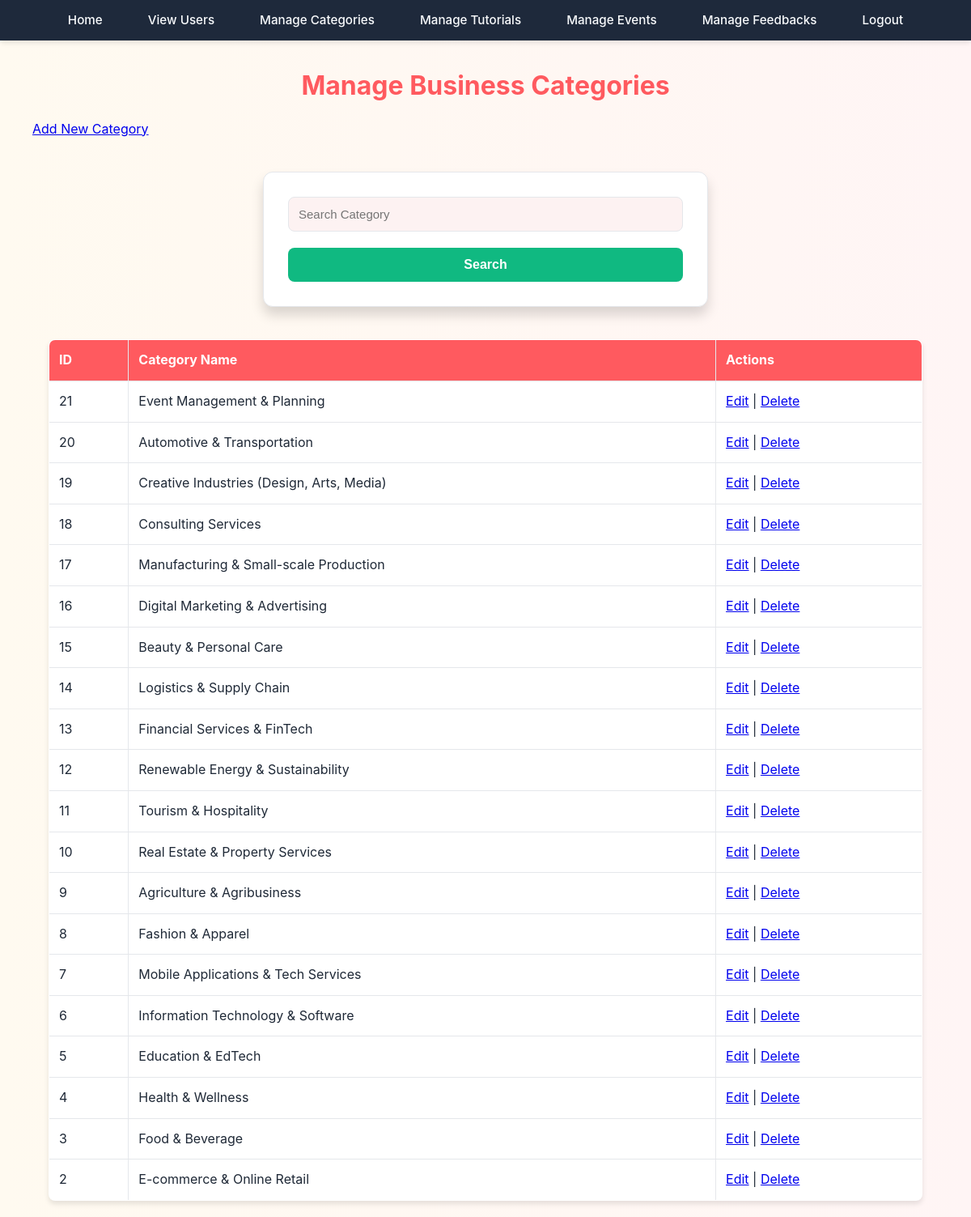
Screenshot of /admin/manage_categories.php (signed in) with the database file from the repository.
### tables this page shows
CREATE TABLE `categories` (
  `category_id` int(11) NOT NULL,
  `category_name` varchar(150) DEFAULT NULL
);

### admin/manage_categories.php (the view, shortened to what this page needs)
<?php
include "config.php";
$searchQuery = "";
$categories = mysqli_query($conn, "SELECT * FROM categories $searchQuery ORDER BY category_id DESC");
?>
<!DOCTYPE html>
<html>
<head>
    <link rel="stylesheet" href="../CSS/style.css">
</head>
<body>
    <?php include('navbar.php'); ?>
    <div>
        <h2>Manage Business Categories</h2>
        <a href="add_category.php" style="margin:40px;">Add New Category</a>
        <form method="get">
            <input type="text" name="search" placeholder="Search Category"
                value="<?php echo isset($_GET['search']) ? htmlspecialchars($_GET['search']) : ''; ?>">
            <button type="submit">Search</button>
        </form>
        <?php if (mysqli_num_rows($categories) > 0) { ?>
            <table border="1" cellpadding="10">
                <tr>
                    <th>ID</th>
                    <th>Category Name</th>
                    <th>Actions</th>
                </tr>
                <?php while ($cat = mysqli_fetch_assoc($categories)) { ?>
                    <tr>
                        <td><?php echo $cat['category_id']; ?></td>
                        <td><?php echo htmlspecialchars($cat['category_name']); ?></td>
                        <td>
                            <a href="edit_category.php?id=<?php echo $cat['category_id']; ?>">Edit</a> |
                            <a href="?delete=<?php echo $cat['category_id']; ?>"
                                onclick="return confirm('Delete this category?')">Delete</a>
                        </td>
                    </tr>
                <?php } ?>
            </table>
        <?php } ?>
    </div>
</body>
</html>

### CSS/style.css (style rules this page uses)
:root { --primary-color: #ff5a5f; --primary-hover: #e14d52; --secondary-color: #ffcc00; --secondary-hover: #e6b800; --text-primary: #1f2937; --text-secondary: #4b5563; --bg-primary: #ffffff; --bg-secondary: #fdf2f2; --border-color: #e5e7eb; --shadow-sm: 0 1px 2px rgba(0, 0, 0, 0.05); --shadow-md: 0 4px 6px rgba(0, 0, 0, 0.1); --shadow-lg: 0 10px 15px rgba(0, 0, 0, 0.15); }
* { margin: 0; padding: 0; box-sizing: border-box; }
body { font-family: 'Inter', sans-serif; background: linear-gradient(to right, #fffaf0, #fff5f5); color: var(--text-primary); line-height: 1.6; }
h1, h2, h3, h4, h5, h6 { margin-top: 30px; font-weight: 700; text-align: center; margin-bottom: 1rem; color: var(--primary-color); }
h2 { font-size: 2rem; }
form { max-width: 550px; margin: 40px auto; padding: 30px; background: var(--bg-primary); border-radius: 12px; box-shadow: var(--shadow-lg); border: 1px solid var(--border-color); }
input, select, textarea { width: 100%; padding: 12px; border: 1.5px solid var(--border-color); border-radius: 8px; margin-bottom: 20px; font-size: 15px; background-color: var(--bg-secondary); transition: border-color 0.2s, box-shadow 0.2s; }
button, input[type="submit"] { display: inline-block; width: 100%; background: #10b981; color: white; border: none; padding: 12px 20px; font-size: 1rem; font-weight: 600; cursor: pointer; border-radius: 8px; transition: all 0.2s ease; }
table { width: 90%; margin: 20px auto; border-collapse: collapse; background: var(--bg-primary); box-shadow: var(--shadow-md); border-radius: 8px; overflow: hidden; }
th, td { padding: 12px; border: 1px solid var(--border-color); text-align: left; }
th { background: var(--primary-color); color: white; }

### rows the page displays
categories: category_id "21", category_name "Event Management & Planning"
categories: category_id "20", category_name "Automotive & Transportation"
categories: category_id "19", category_name "Creative Industries (Design, Arts, Media)"
categories: category_id "18", category_name "Consulting Services"
categories: category_id "17", category_name "Manufacturing & Small-scale Production"
categories: category_id "16", category_name "Digital Marketing & Advertising"
categories: category_id "15", category_name "Beauty & Personal Care"
categories: category_id "14", category_name "Logistics & Supply Chain"
categories: category_id "13", category_name "Financial Services & FinTech"
categories: category_id "12", category_name "Renewable Energy & Sustainability"
categories: category_id "11", category_name "Tourism & Hospitality"
categories: category_id "10", category_name "Real Estate & Property Services"
categories: category_id "9", category_name "Agriculture & Agribusiness"
categories: category_id "8", category_name "Fashion & Apparel"
categories: category_id "7", category_name "Mobile Applications & Tech Services"
categories: category_id "6", category_name "Information Technology & Software"
categories: category_id "5", category_name "Education & EdTech"
categories: category_id "4", category_name "Health & Wellness"
categories: category_id "3", category_name "Food & Beverage"
categories: category_id "2", category_name "E-commerce & Online Retail"
